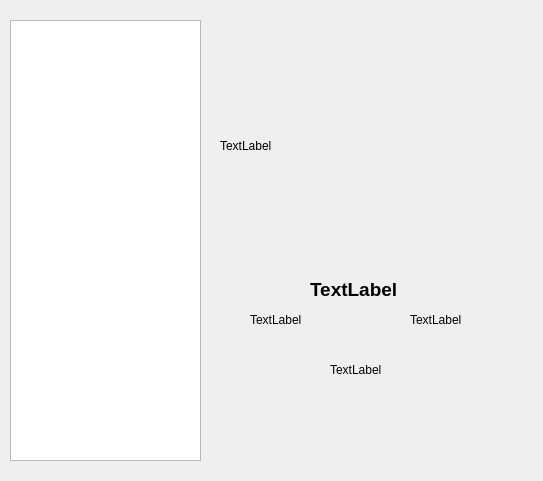
<?xml version="1.0" encoding="UTF-8"?>
<ui version="4.0">
 <class>form</class>
 <widget class="QWidget" name="form">
  <property name="enabled">
   <bool>true</bool>
  </property>
  <property name="geometry">
   <rect>
    <x>0</x>
    <y>0</y>
    <width>543</width>
    <height>481</height>
   </rect>
  </property>
  <property name="windowTitle">
   <string>Form</string>
  </property>
  <widget class="QLabel" name="label_img">
   <property name="geometry">
    <rect>
     <x>220</x>
     <y>30</y>
     <width>281</width>
     <height>231</height>
    </rect>
   </property>
   <property name="text">
    <string>TextLabel</string>
   </property>
  </widget>
  <widget class="QLabel" name="label_name">
   <property name="geometry">
    <rect>
     <x>310</x>
     <y>280</y>
     <width>121</width>
     <height>19</height>
    </rect>
   </property>
   <property name="font">
    <font>
     <pointsize>14</pointsize>
     <weight>75</weight>
     <bold>true</bold>
    </font>
   </property>
   <property name="text">
    <string>TextLabel</string>
   </property>
  </widget>
  <widget class="QLabel" name="label_height">
   <property name="geometry">
    <rect>
     <x>410</x>
     <y>310</y>
     <width>66</width>
     <height>19</height>
    </rect>
   </property>
   <property name="text">
    <string>TextLabel</string>
   </property>
  </widget>
  <widget class="QLabel" name="label_weight">
   <property name="geometry">
    <rect>
     <x>250</x>
     <y>310</y>
     <width>66</width>
     <height>19</height>
    </rect>
   </property>
   <property name="text">
    <string>TextLabel</string>
   </property>
  </widget>
  <widget class="QLabel" name="label_origin">
   <property name="geometry">
    <rect>
     <x>330</x>
     <y>360</y>
     <width>66</width>
     <height>19</height>
    </rect>
   </property>
   <property name="text">
    <string>TextLabel</string>
   </property>
  </widget>
  <widget class="QListWidget" name="lista_racas">
   <property name="geometry">
    <rect>
     <x>10</x>
     <y>20</y>
     <width>191</width>
     <height>441</height>
    </rect>
   </property>
  </widget>
 </widget>
 <resources/>
 <connections/>
</ui>
